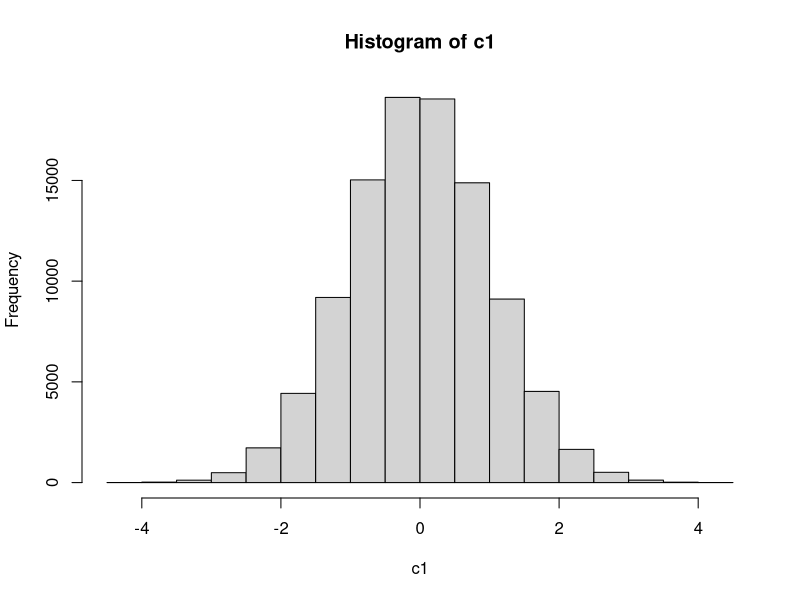
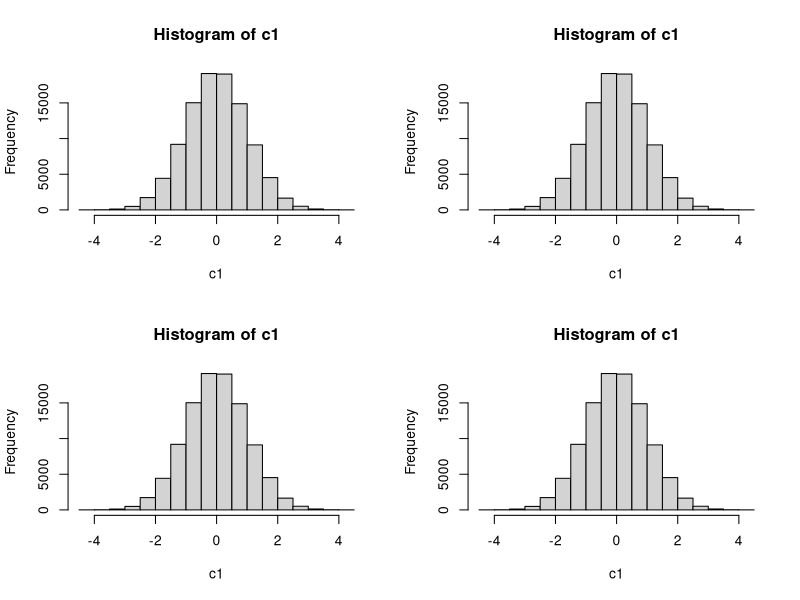

These charts were generated, in order, by the following R code:
## ---- chunk 1
a1=rep('a',10)
a1
## ---- chunk 2
a2=rep(c('a','b','c'),c(10,20,30))
a2
## ---- chunk 3
seq(1,3,2)
b1=seq(1,10,0.1)
b1
## ---- chunk 4
c1=rnorm(100000,0,1)
mean(c1)
sd(c1)
hist(c1)
## ---- chunk 5
par(mfrow=c(2,2))
hist(c1)
hist(c1)
hist(c1)
hist(c1)
